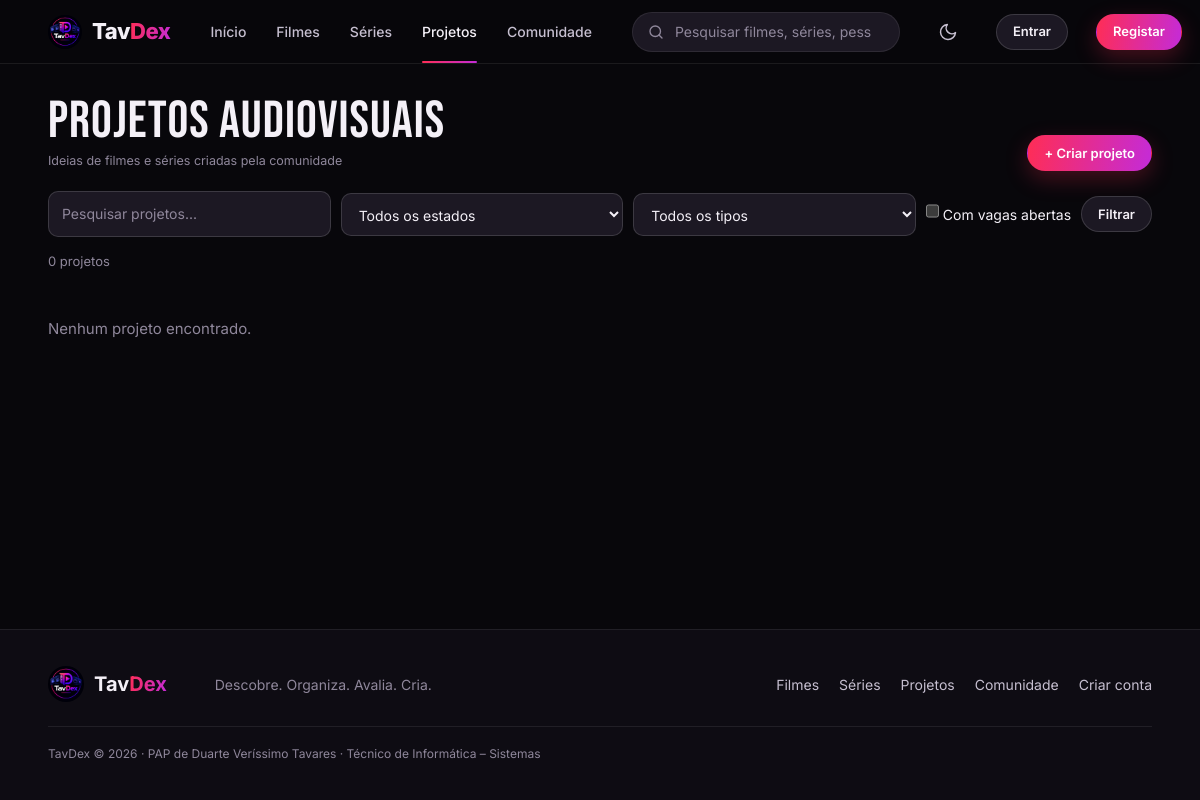
The app's page /projetos.php, older data.
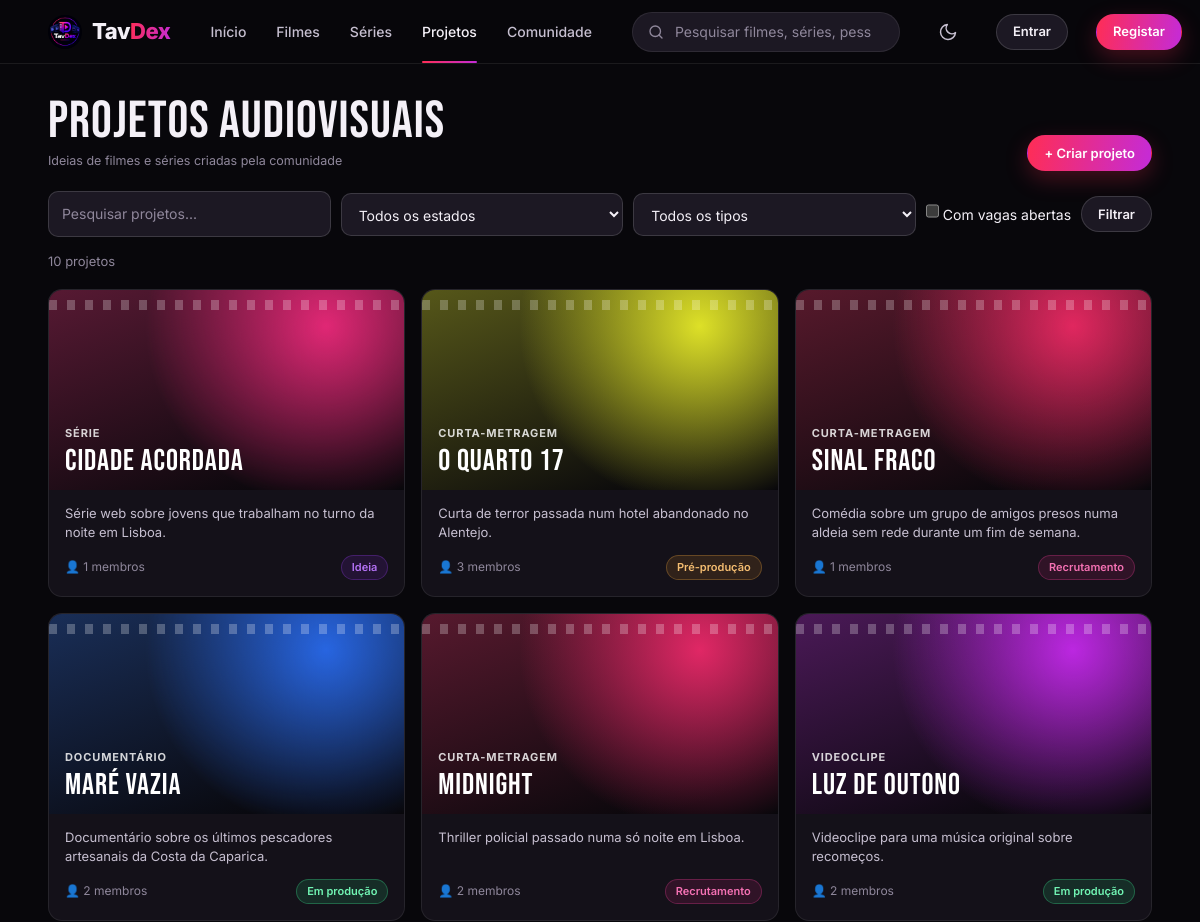
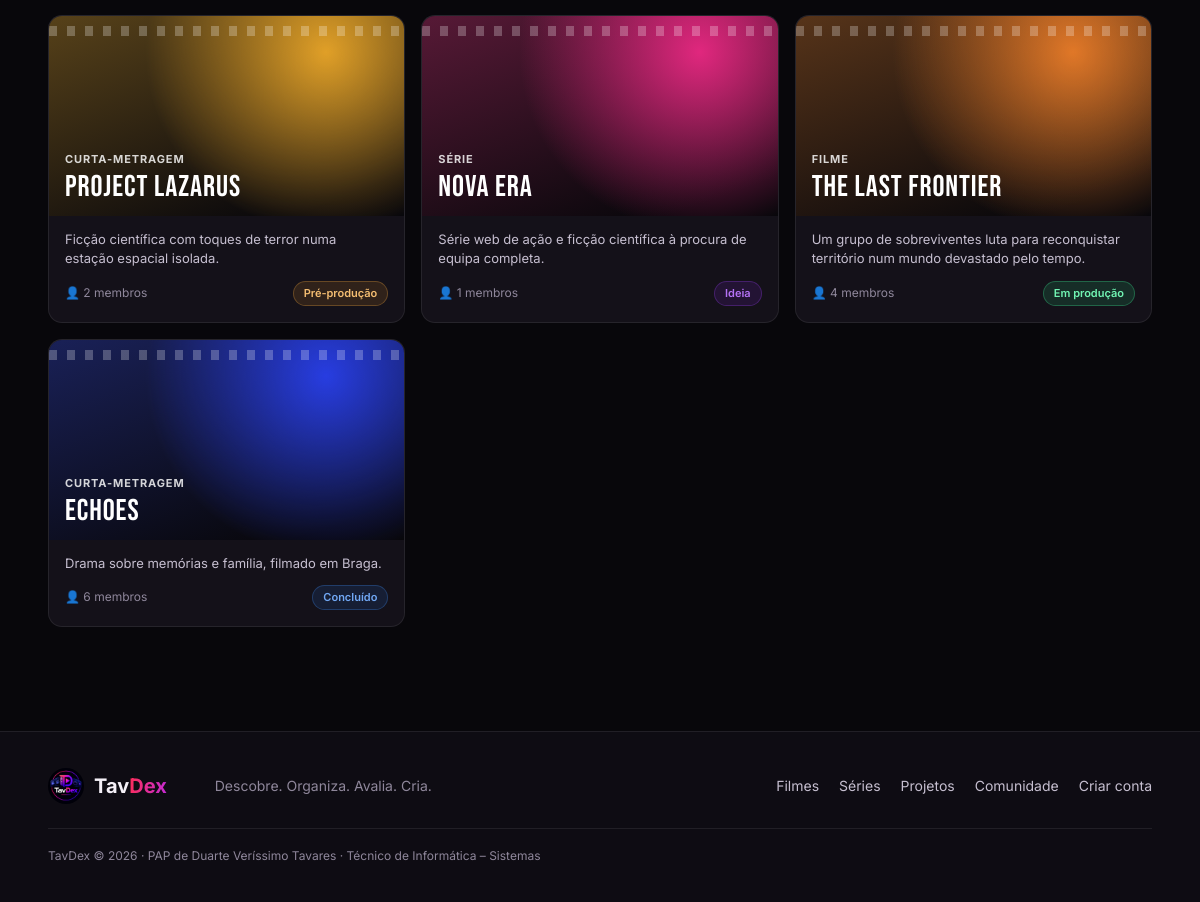
The same page, newer data (2 pictures, top to bottom).
### tables this page shows
CREATE TABLE projetos (
    id INT AUTO_INCREMENT PRIMARY KEY,
    dono_id INT NOT NULL,
    titulo VARCHAR(100) NOT NULL,
    sinopse TEXT NOT NULL,
    tipo ENUM('Filme','Série','Curta-metragem','Documentário','Videoclipe') NOT NULL,
    genero VARCHAR(60) NOT NULL DEFAULT '',
    estado ENUM('Ideia','Recrutamento','Pré-produção','Em produção','Concluído') NOT NULL DEFAULT 'Ideia',
    criado_em TIMESTAMP NOT NULL DEFAULT CURRENT_TIMESTAMP,
    FOREIGN KEY (dono_id) REFERENCES utilizadores(id) ON DELETE CASCADE
);

### lib.php (the view, shortened to what this page needs)
<?php
function bd(): PDO
{
    static $pdo = null;
    if ($pdo === null) {
        $dsn = getenv('TAVDEX_DSN') ?: 'mysql:host=' . BD_HOST . ';dbname=' . BD_NOME . ';charset=utf8mb4';
        try {
            $pdo = new PDO($dsn, BD_UTILIZADOR, BD_PASSWORD, [
                PDO::ATTR_ERRMODE => PDO::ERRMODE_EXCEPTION,
                PDO::ATTR_DEFAULT_FETCH_MODE => PDO::FETCH_ASSOC,
            ]);
        } catch (PDOException $e) {
            http_response_code(500);
            exit('<p style="font-family:sans-serif">Não foi possível ligar à base de dados. Confirma que o MySQL está ligado (no XAMPP ou nos Serviços do Windows), que a password em <b>config.php</b> está certa e que importaste <b>base_dados.sql</b> e <b>dados.sql</b>.</p>');
        }
    }
    return $pdo;
}
function sql(string $consulta, array $param = []): PDOStatement
{
    $st = bd()->prepare($consulta);
    $st->execute($param);
    return $st;
}
function linhas(string $consulta, array $param = []): array
{
    return sql($consulta, $param)->fetchAll();
}
function eu(): ?array
{
    static $u = false;
    if ($u === false) {
        $u = null;
    }
    return $u;
}
function e_admin(): bool
{
    return eu() && eu()['papel'] === 'admin';
}
function e($texto): string
{
    return htmlspecialchars((string)$texto, ENT_QUOTES, 'UTF-8');
}
function cor_de(string $texto): int
{
    $s = 0;
    foreach (mb_str_split($texto) as $c) $s += mb_ord($c) * 7;
    return $s % 360;
}
function cartao_projeto(array $p): string
{
    return '<a class="pjv" href="projeto.php?id=' . (int)$p['id'] . '">' .
        '<div class="pjv-capa" style="--h:' . cor_de($p['titulo']) . '"><span class="pk">' . e($p['tipo']) . '</span><h3>' . e($p['titulo']) . '</h3></div>' .
        '<div class="pjv-txt"><p>' . e(mb_strimwidth($p['sinopse'], 0, 110, '…')) . '</p>' .
        '<div class="pjv-pe"><span class="mb">👤 ' . (int)($p['membros'] ?? 0) . ' membros</span>' . badge_estado($p['estado']) . '</div></div></a>';
}
function badge_estado(string $estado): string
{
    $cores = ['Ideia' => 270, 'Recrutamento' => 330, 'Pré-produção' => 35, 'Em produção' => 150, 'Concluído' => 215,
              'pendente' => 35, 'aceite' => 150, 'rejeitada' => 0, 'resolvida' => 150, 'ignorada' => 215];
    return '<span class="badge" style="--c:' . ($cores[$estado] ?? 330) . '">' . e(ucfirst($estado)) . '</span>';
}

### cabecalho.php (shortened to what this page needs)
<?php
$u = eu();
$ativo = $ativo ?? '';
$por_ler = $u ? (int)valor('SELECT COUNT(*) FROM notificacoes WHERE utilizador_id = ? AND lida = 0', [$u['id']]) : 0;
$menu = ['index.php' => 'Início', 'catalogo.php?tipo=filme' => 'Filmes', 'catalogo.php?tipo=serie' => 'Séries', 'projetos.php' => 'Projetos', 'comunidade.php' => 'Comunidade'];
?><!DOCTYPE html>
<html lang="pt-PT">
<head>
<link rel="stylesheet" href="style.css">
</head>
<body class="<?= e_admin() ? 'is-admin' : '' ?>">
<header class="nav">
  <a href="index.php" class="bl"><img src="logo.png" alt=""><span>Tav<em>Dex</em></span></a>
  <nav>
    <?php foreach ($menu as $url => $nome): ?>
      <a href="<?= $url ?>" class="<?= $ativo === $nome ? 'active' : '' ?>"><?= $nome ?></a>
    <?php endforeach; ?>
  </nav>
  <form class="search" action="pesquisa.php" method="get" role="search">
    <svg viewBox="0 0 24 24"><circle cx="11" cy="11" r="7"/><path d="M20 20l-4-4"/></svg>
    <input type="search" name="q" value="<?= e($_GET['q'] ?? '') ?>" placeholder="Pesquisar filmes, séries, pessoas, projetos...">
  </form>
  <button class="icone-btn tema" type="button" data-tema aria-label="Mudar entre modo escuro e claro" title="Modo escuro / claro">
    <svg class="lua" viewBox="0 0 24 24"><path d="M21 12.8A9 9 0 1111.2 3a7 7 0 009.8 9.8z"/></svg>
  </button>
  <?php if ($u): ?>
    <a class="bell" href="notificacoes.php" aria-label="Notificações"><svg viewBox="0 0 24 24"><path d="M6 17V11a6 6 0 0112 0v6l2 2H4zM10 21h4"/></svg><?php if ($por_ler): ?><i><?= $por_ler ?></i><?php endif; ?></a>
    <div class="um">
      <button class="ub" type="button"><?= avatar($u) ?><span class="nome"><?= e($u['nome']) ?></span> ▾</button>
      <div class="dd">
        <a href="perfil.php?u=<?= urlencode($u['nome']) ?>">Perfil</a>
        <a href="listas.php">As minhas listas</a>
        <a href="chat.php">Chat</a>
        <a href="notificacoes.php">Notificações</a>
        <?php if (e_admin()): ?><a href="admin.php">Painel de administração</a><?php endif; ?>
        <a href="editar_perfil.php">Definições</a>
        <form method="post" action="logout.php"><?= campo_csrf() ?><button class="rtog">Terminar sessão</button></form>
      </div>
    </div>
  <?php else: ?>
    <a class="btn ghost sm nav-btn" href="login.php?voltar=<?= urlencode($_SERVER['REQUEST_URI'] ?? 'index.php') ?>">Entrar</a>
    <a class="btn primary sm nav-btn" href="registar.php">Registar</a>
  <?php endif; ?>
</header>
<main>

### projetos.php (shortened to what this page needs)
<?php
require 'lib.php';
$ativo = 'Projetos';
$q = trim($_GET['q'] ?? '');
$estado = $_GET['estado'] ?? '';
$tipo = $_GET['tipo'] ?? '';
$so_vagas = !empty($_GET['vagas']);
$where = [];
$param = [];
$projetos = linhas(SQL_PROJETOS . ($where ? ' WHERE ' . implode(' AND ', $where) : '') . ' ORDER BY p.criado_em DESC', $param);
$estados = ['Ideia', 'Recrutamento', 'Pré-produção', 'Em produção', 'Concluído'];
$tipos = ['Filme', 'Série', 'Curta-metragem', 'Documentário', 'Videoclipe'];
require 'cabecalho.php';
?>
<div class="content"><div class="left">
  <div class="ah"><div><h1 class="ph">Projetos audiovisuais</h1><small>Ideias de filmes e séries criadas pela comunidade</small></div>
    <a class="btn primary sm" href="projeto_novo.php">+ Criar projeto</a></div>
  <form class="cf" method="get">
    <input name="q" value="<?= e($q) ?>" placeholder="Pesquisar projetos...">
    <select name="estado"><option value="">Todos os estados</option><?php foreach ($estados as $s): ?><option <?= $s === $estado ? 'selected' : '' ?>><?= $s ?></option><?php endforeach; ?></select>
    <select name="tipo"><option value="">Todos os tipos</option><?php foreach ($tipos as $s): ?><option <?= $s === $tipo ? 'selected' : '' ?>><?= $s ?></option><?php endforeach; ?></select>
    <label class="chk"><input type="checkbox" name="vagas" value="1" <?= $so_vagas ? 'checked' : '' ?>> Com vagas abertas</label>
    <button class="btn ghost sm">Filtrar</button>
  </form>
  <p class="cr"><?= count($projetos) ?> projeto<?= count($projetos) === 1 ? '' : 's' ?></p>
  <?php if (!$projetos): ?><p class="empty">Nenhum projeto encontrado.</p><?php endif; ?>
  <div class="pjc"><?php foreach ($projetos as $p) echo cartao_projeto($p); ?></div>
</div></div>
<?php require 'rodape.php'; ?>

### rodape.php (shortened to what this page needs)
</main>
<footer class="ft"><div class="ft-in">
  <div class="marca"><img src="logo.png" alt=""><b>Tav<em>Dex</em></b></div>
  <span class="lema">Descobre. Organiza. Avalia. Cria.</span>
  <nav aria-label="Rodapé">
    <a href="catalogo.php?tipo=filme">Filmes</a><a href="catalogo.php?tipo=serie">Séries</a><a href="projetos.php">Projetos</a><a href="comunidade.php">Comunidade</a>
    <?php if (!eu()): ?><a href="registar.php">Criar conta</a><?php endif; ?>
  </nav>
  <small>TavDex © <?= date('Y') ?> · PAP de Duarte Veríssimo Tavares · Técnico de Informática – Sistemas</small>
</div></footer>
</body>
</html>

Row changes from the older to the newer data that the page shows:
added projetos: tipo "SÉRIE", titulo "Cidade Acordada", sinopse "Série web sobre jovens que trabalham no turno da noite em Lisboa.", membros "1", estado "Ideia"
added projetos: tipo "CURTA-METRAGEM", titulo "O Quarto 17", sinopse "Curta de terror passada num hotel abandonado no Alentejo.", membros "3", estado "Pré-produção"
added projetos: tipo "CURTA-METRAGEM", titulo "Sinal Fraco", sinopse "Comédia sobre um grupo de amigos presos numa aldeia sem rede durante um fim de semana.", membros "1", estado "Recrutamento"
added projetos: tipo "DOCUMENTÁRIO", titulo "Maré Vazia", sinopse "Documentário sobre os últimos pescadores artesanais da Costa da Caparica.", membros "2", estado "Em produção"
added projetos: tipo "CURTA-METRAGEM", titulo "Midnight", sinopse "Thriller policial passado numa só noite em Lisboa.", membros "2", estado "Recrutamento"
added projetos: tipo "VIDEOCLIPE", titulo "Luz de Outono", sinopse "Videoclipe para uma música original sobre recomeços.", membros "2", estado "Em produção"
added projetos: tipo "CURTA-METRAGEM", titulo "Project Lazarus", sinopse "Ficção científica com toques de terror numa estação espacial isolada.", membros "2", estado "Pré-produção"
added projetos: tipo "SÉRIE", titulo "Nova Era", sinopse "Série web de ação e ficção científica à procura de equipa completa.", membros "1", estado "Ideia"
added projetos: tipo "FILME", titulo "The Last Frontier", sinopse "Um grupo de sobreviventes luta para reconquistar território num mundo devastado pelo tempo.", membros "4", estado "Em produção"
added projetos: tipo "CURTA-METRAGEM", titulo "Echoes", sinopse "Drama sobre memórias e família, filmado em Braga.", membros "6", estado "Concluído"
Text that changed along with them:
count($projetos): "0" → "10"
text no longer shown: "Nenhum projeto encontrado."
